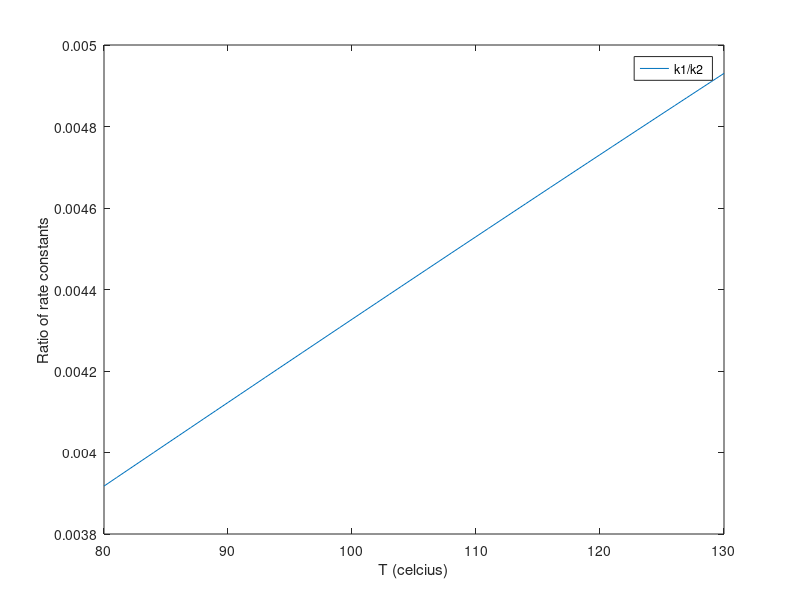

Write the MATLAB code that produced this figure.
close all

R = 1.987; % cal/mol/K

k1 = @(T)((1.4 * 10^11) * exp(-24000./(R*(T+273))))
k2 = @(T)(5.6 * 10^12 * exp(-22700./R./(T+273)))

temps = 80:130;

plot(temps,k1(temps)./k2(temps))
xlabel('T (celcius)')
ylabel('Ratio of rate constants')

legend('k1/k2')
